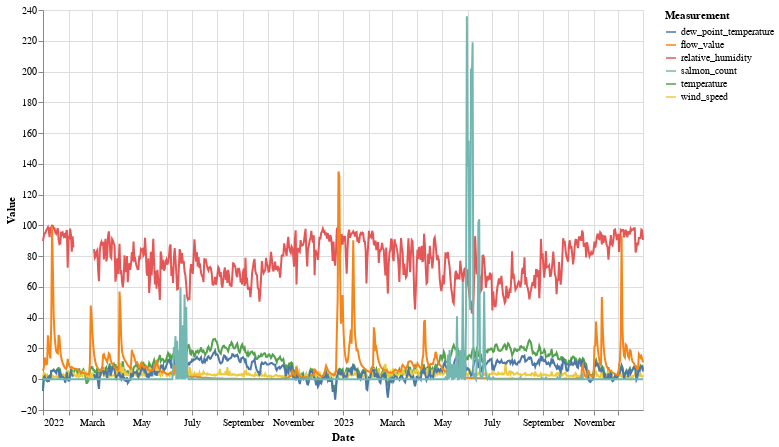

Notebook cell for this chart:
### Code cell
# visualize all data 
full_cow2223_long = full_cow2223.melt('Date', var_name='Measurement', value_name='Value')

chart_full_cow2223 = alt.Chart(full_cow2223_long).mark_line().encode(
    x='Date:T',
    y='Value:Q',
    color='Measurement:N'
).properties(
    width=600,
    height=400
)
chart_full_cow2223

### Figure 1 — Vega specification as saved in the notebook (floating-point values rounded to 4 significant figures; data arrays with more than 128 entries replaced by an {"elided": "..."} marker saying what was removed)
{"$schema": "https://vega.github.io/schema/vega/v5.json", "data": [{"name": "source_0", "values": {"elided": "4380 records"}, "transform": [{"type": "formula", "expr": "toDate(datum['Date'])", "as": "Date"}]}, {"name": "source_0_y_domain_Value", "values": [{"min": -13.25, "max": 236.0}]}, {"name": "source_0_color_domain_Measurement", "values": [{"Measurement": "temperature"}, {"Measurement": "relative_humidity"}, {"Measurement": "wind_speed"}, {"Measurement": "dew_point_temperature"}, {"Measurement": "flow_value"}, {"Measurement": "salmon_count"}]}], "marks": [{"type": "group", "name": "pathgroup", "from": {"facet": {"data": "source_0", "name": "faceted_path_main", "groupby": ["Measurement"]}}, "encode": {"update": {"height": {"field": {"signal": null, "datum": null, "group": "height", "parent": null}}, "width": {"field": {"signal": null, "datum": null, "group": "width", "parent": null}}}}, "marks": [{"type": "line", "name": "marks", "from": {"data": "faceted_path_main"}, "sort": {"field": "datum[\"Date\"]"}, "encode": {"update": {"defined": {"signal": "isValid(datum[\"Date\"]) && isFinite(+datum[\"Date\"]) && isValid(datum[\"Value\"]) && isFinite(+datum[\"Value\"])"}, "x": {"field": "Date", "scale": "x"}, "stroke": {"field": "Measurement", "scale": "color"}, "y": {"field": "Value", "scale": "y"}}}, "style": ["line"]}]}], "scales": [{"name": "x", "type": "time", "domain": {"data": "source_0", "field": "Date"}, "range": [0, {"signal": "width"}]}, {"name": "y", "type": "linear", "domain": [{"signal": "(data(\"source_0_y_domain_Value\")[0] || {}).min"}, {"signal": "(data(\"source_0_y_domain_Value\")[0] || {}).max"}], "range": [{"signal": "height"}, 0], "zero": true, "nice": true}, {"name": "color", "type": "ordinal", "domain": {"data": "source_0_color_domain_Measurement", "field": "Measurement", "sort": true}, "range": "category"}], "axes": [{"scale": "x", "maxExtent": 0, "gridScale": "y", "aria": false, "minExtent": 0, "domain": false, "ticks": false, "zindex": 0, "labels": false, "tickCount": {"signal": "ceil(width/40)"}, "grid": true, "orient": "bottom"}, {"scale": "y", "minExtent": 0, "maxExtent": 0, "ticks": false, "aria": false, "tickCount": {"signal": "ceil(height/40)"}, "gridScale": "x", "orient": "left", "zindex": 0, "grid": true, "domain": false, "labels": false}, {"scale": "x", "labelFlush": true, "labelOverlap": true, "zindex": 0, "title": "Date", "orient": "bottom", "grid": false, "tickCount": {"signal": "ceil(width/40)"}}, {"scale": "y", "tickCount": {"signal": "ceil(height/40)"}, "zindex": 0, "title": "Value", "labelOverlap": true, "grid": false, "orient": "left"}], "height": 400, "width": 600, "padding": 5, "background": "white", "style": "cell", "legends": [{"stroke": "color", "symbolType": "stroke", "title": "Measurement"}]}
